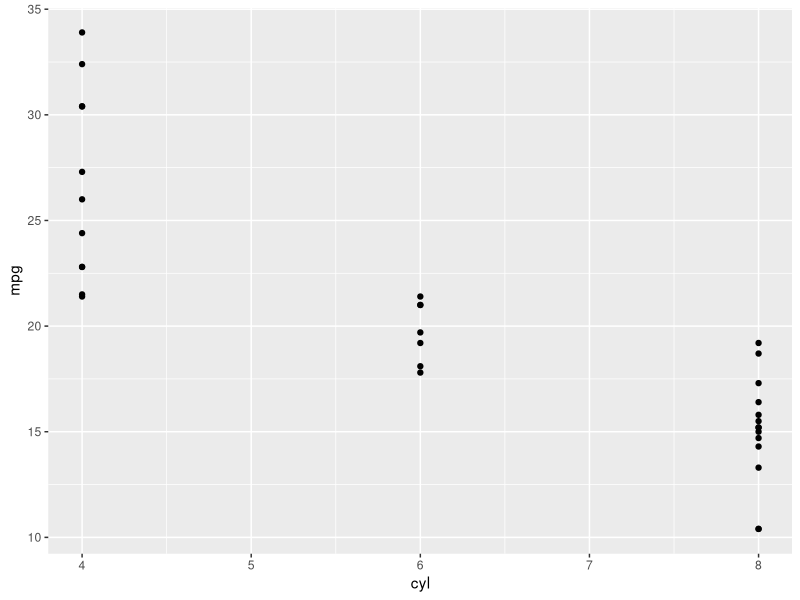
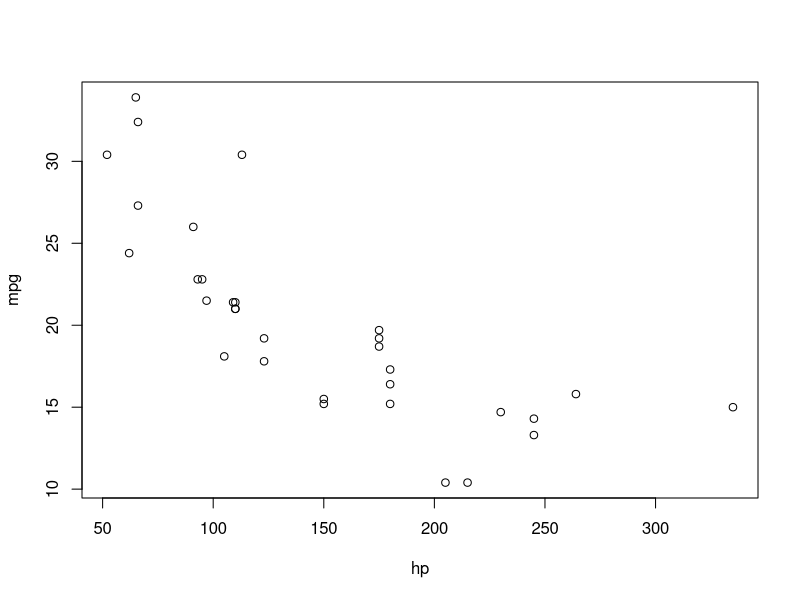

The R source for these figures, in order:
## ---- chunk 1
1 + 1
## ---- chunk 2
#| echo: false
2 * 2
## ---- chunk 3
library(tidyverse)

mtcars |> ggplot(aes(cyl, mpg)) + geom_point()
plot(mpg ~ hp, mtcars)
